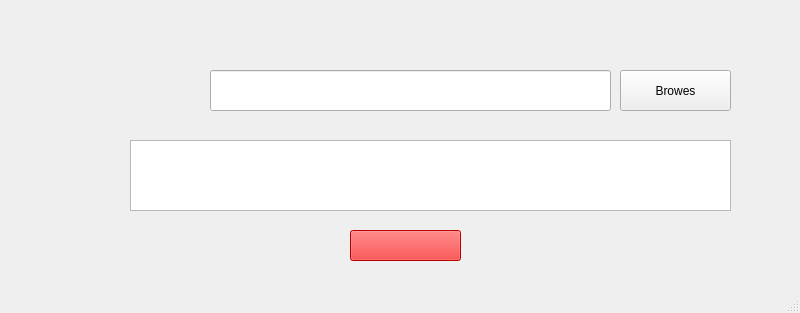
<?xml version="1.0" encoding="UTF-8"?>
<ui version="4.0">
 <class>MainWindow</class>
 <widget class="QMainWindow" name="MainWindow">
  <property name="geometry">
   <rect>
    <x>0</x>
    <y>0</y>
    <width>800</width>
    <height>313</height>
   </rect>
  </property>
  <property name="windowTitle">
   <string>MainWindow</string>
  </property>
  <property name="styleSheet">
   <string notr="true">*{
border-radius: 18px;
}
QToolTip
{
    background-color: black;
    color: white;
    padding: 0.5ex;
}

QWidget
{
    color: #31363B;
    background-color: #EFF0F1;
    selection-background-color:#33A4DF;
    selection-color: #31363B;
    background-clip: border;
    border-image: none;
    border: 0px transparent black;
    outline: 0;
}

QWidget:item:hover
{
    background-color: #33A4DF;
    color: #31363B;
}

QWidget:item:selected
{
    background-color: #33A4DF;
}


QCheckBox
{
    spacing: 0.5ex;
    outline: none;
    color: #31363B;
    margin-bottom: 0.2ex;
    opacity: 200;
}

QCheckBox:disabled
{
    color: #BAB9B8;
}

QGroupBox::indicator
{
    margin-left: 0.2ex;
    margin-left: 0.2ex;
}

QCheckBox::indicator:unchecked,
QCheckBox::indicator:unchecked:focus
{
    border-image: url(:/light/checkbox_unchecked_disabled.svg);
}

QCheckBox::indicator:unchecked:hover,
QCheckBox::indicator:unchecked:pressed,
QGroupBox::indicator:unchecked:hover,
QGroupBox::indicator:unchecked:focus,
QGroupBox::indicator:unchecked:pressed
{
    border: none;
    border-image: url(:/light/checkbox_unchecked-hover.svg);
}

QCheckBox::indicator:checked
{
    border-image: url(:/light/checkbox_checked.svg);
}

QCheckBox::indicator:checked:focus,
QCheckBox::indicator:checked:pressed,
QGroupBox::indicator:checked:focus,
QGroupBox::indicator:checked:pressed
{
    border: none;
    border-image: url(:/light/checkbox_checked.svg);
}

QCheckBox::indicator:checked:hover,
QGroupBox::indicator:checked:hover
{
    border-image: url(:/light/checkbox_checked-hover.svg);
}

QCheckBox::indicator:indeterminate
{
    border-image: url(:/light/checkbox_indeterminate.svg);
}

QCheckBox::indicator:indeterminate:hover
{
    border-image: url(:/light/checkbox_indeterminate-hover.svg);
}

QCheckBox::indicator:indeterminate:focus,
QCheckBox::indicator:indeterminate:pressed
{
}

QCheckBox::indicator:indeterminate:disabled
{
    border-image: url(:/light/checkbox_indeterminate_disabled.svg);
}

QCheckBox::indicator:checked:disabled,
QGroupBox::indicator:checked:disabled
{
    border-image: url(:/light/checkbox_checked_disabled.svg);
}

QCheckBox::indicator:unchecked:disabled,
QGroupBox::indicator:unchecked:disabled
{
    border-image: url(:/light/checkbox_unchecked_disabled.svg);
}

QRadioButton
{
    spacing: 0.5ex;
    outline: none;
    color: #31363B;
    margin-bottom: 0.2ex;
}

QRadioButton:disabled
{
    color: #BAB9B8;
}

QRadioButton::indicator:unchecked,
QRadioButton::indicator:unchecked:focus
{
    border-image: url(:/light/radio_unchecked_disabled.svg);
}

QRadioButton::indicator:unchecked:hover,
QRadioButton::indicator:unchecked:pressed
{
    border: none;
    outline: none;
    border-image: url(:/light/radio_unchecked-hover.svg);
}

QRadioButton::indicator:checked
{
    border: none;
    outline: none;
    border-image: url(:/light/radio_checked.svg);
}

QRadioButton::indicator:checked:focus,
QRadioButton::indicator:checked:pressed
{
    border: none;
    outline: none;
    border-image: url(:/light/radio_checked.svg);
}

QRadioButton::indicator:checked:hover
{
    border-image: url(:/light/radio_checked-hover.svg);
}

QRadioButton::indicator:checked:disabled
{
    outline: none;
    border-image: url(:/light/radio_checked_disabled.svg);
}

QRadioButton::indicator:unchecked:disabled
{
    border-image: url(:/light/radio_unchecked_disabled.svg);
}

QMenuBar
{
    background-color: #EFF0F1;
    color: #31363B;
}

QMenuBar::item
{
    background: transparent;
}

QMenuBar::item:selected
{
    background: transparent;
    border: 0.1ex solid #BAB9B8;
}

QMenuBar::item:pressed
{
    border: 0.1ex solid #BAB9B8;
    background-color: #33A4DF;
    color: #31363B;
    margin-bottom: -0.1ex;
    padding-bottom: 0.1ex;
}

QMenu
{
    border: 0.1ex solid #BAB9B8;
    color: #31363B;
    margin: 0.2ex;
}

QMenu::icon
{
    margin: 0.5ex;
}

QMenu::item
{
    padding: 0.5ex 3ex 0.5ex 3ex;
    margin-left: 0.5ex;
    border: 0.1ex solid transparent; /* reserve space for selection border */
}

QMenu::item:selected
{
    color: #31363B;
}

QMenu::separator
{
    height: 0.2ex;
    background: lightblue;
    margin-left: 1ex;
    margin-right: 0.5ex;
}

/* non-exclusive indicator = check box style indicator
   (see QActionGroup::setExclusive) */
QMenu::indicator:non-exclusive:unchecked
{
    border-image: url(:/light/checkbox_unchecked_disabled.svg);
}

QMenu::indicator:non-exclusive:unchecked:selected
{
    border-image: url(:/light/checkbox_unchecked_disabled.svg);
}

QMenu::indicator:non-exclusive:checked
{
    border-image: url(:/light/checkbox_checked.svg);
}

QMenu::indicator:non-exclusive:checked:selected
{
    border-image: url(:/light/checkbox_checked.svg);
}

/* exclusive indicator = radio button style indicator (see QActionGroup::setExclusive) */
QMenu::indicator:exclusive:unchecked
{
    border-image: url(:/light/radio_unchecked_disabled.svg);
}

QMenu::indicator:exclusive:unchecked:selected
{
    border-image: url(:/light/radio_unchecked_disabled.svg);
}

QMenu::indicator:exclusive:checked
{
    border-image: url(:/light/radio_checked.svg);
}

QMenu::indicator:exclusive:checked:selected
{
    border-image: url(:/light/radio_checked.svg);
}

QMenu::right-arrow
{
    margin: 0.5ex;
    border-image: url(:/light/right_arrow.svg);
    width: 0.6ex;
    height: 0.9ex;
}


QWidget:disabled
{
    color: #454545;
    background-color: #EFF0F1;
}

QAbstractItemView
{
    alternate-background-color: #EFF0F1;
    color: #31363B;
    border: 0.1ex solid 3A3939;
    border-radius: 0.2ex;
}

QWidget:focus,
QMenuBar:focus
{
    border: 0.1ex solid #33A4DF;
}

QTabWidget:focus,
QCheckBox:focus,
QRadioButton:focus,
QSlider:focus
{
    border: none;
}

QLineEdit
{
    background-color: #FCFCFC;
    padding: 0.5ex;
    border-style: solid;
    border: 0.1ex solid #BAB9B8;
    border-radius: 0.2ex;
    color: #31363B;
}

QGroupBox
{
    border: 0.1ex solid #BAB9B8;
    border-radius: 0.2ex;
    padding-top: 1ex;
    margin-top: 1ex;
}

QGroupBox::title
{
    subcontrol-origin: margin;
    subcontrol-position: top center;
    padding-left: 0.1ex;
    padding-right: 0.1ex;
    margin-top: -0.7ex;
}

QAbstractScrollArea
{
    border-radius: 0.2ex;
    border: 0.1ex solid #BAB9B8;
    background-color: transparent;
}

QScrollBar:horizontal
{
    height: 1.5ex;
    margin: 0.3ex 1.5ex 0.3ex 1.5ex;
    border: 0.1ex transparent #2A2929;
    border-radius: 0.4ex;
    background-color: #2A2929;
}

QScrollBar::handle:horizontal
{
    background-color: #605F5F;
    min-width: 0.5ex;
    border-radius: 0.4ex;
}

QScrollBar::add-line:horizontal
{
    margin: 0ex 0.3ex 0ex 0.3ex;
    border-image: url(:/light/right_arrow_disabled.svg);
    width: 1ex;
    height: 1ex;
    subcontrol-position: right;
    subcontrol-origin: margin;
}

QScrollBar::sub-line:horizontal
{
    margin: 0px 0.3ex 0px 0.3ex;
    border-image: url(:/light/left_arrow_disabled.svg);
    height: 1ex;
    width: 1ex;
    subcontrol-position: left;
    subcontrol-origin: margin;
}

QScrollBar::add-line:horizontal:hover,QScrollBar::add-line:horizontal:on
{
    border-image: url(:/light/right_arrow.svg);
    width: 1ex;
    height: 1ex;
    subcontrol-position: right;
    subcontrol-origin: margin;
}


QScrollBar::sub-line:horizontal:hover, QScrollBar::sub-line:horizontal:on
{
    border-image: url(:/light/left_arrow.svg);
    width: 1ex;
    height: 1ex;
    subcontrol-position: left;
    subcontrol-origin: margin;
}

QScrollBar::up-arrow:horizontal, QScrollBar::down-arrow:horizontal
{
    background: none;
}


QScrollBar::add-page:horizontal, QScrollBar::sub-page:horizontal
{
    background: none;
}

QScrollBar:vertical
{
    background-color: #2A2929;
    width: 1.5ex;
    margin: 1.5ex 0.3ex 1.5ex 0.3ex;
    border: 0.1ex transparent #2A2929;
    border-radius: 0.4ex;
}

QScrollBar::handle:vertical
{
    background-color: #605F5F;
    min-height: 0.5ex;
    border-radius: 0.4ex;
}

QScrollBar::sub-line:vertical
{
    margin: 0.3ex 0ex 0.3ex 0ex;
    border-image: url(:/light/up_arrow_disabled.svg);
    height: 1ex;
    width: 1ex;
    subcontrol-position: top;
    subcontrol-origin: margin;
}

QScrollBar::add-line:vertical
{
    margin: 0.3ex 0ex 0.3ex 0ex;
    border-image: url(:/light/down_arrow_disabled.svg);
    height: 1ex;
    width: 1ex;
    subcontrol-position: bottom;
    subcontrol-origin: margin;
}

QScrollBar::sub-line:vertical:hover,
QScrollBar::sub-line:vertical:on
{

    border-image: url(:/light/up_arrow.svg);
    height: 1ex;
    width: 1ex;
    subcontrol-position: top;
    subcontrol-origin: margin;
}


QScrollBar::add-line:vertical:hover,
QScrollBar::add-line:vertical:on
{
    border-image: url(:/light/down_arrow.svg);
    height: 1ex;
    width: 1ex;
    subcontrol-position: bottom;
    subcontrol-origin: margin;
}

QScrollBar::up-arrow:vertical,
QScrollBar::down-arrow:vertical
{
    background: none;
}


QScrollBar::add-page:vertical,
QScrollBar::sub-page:vertical
{
    background: none;
}

QTextEdit
{
    background-color: #EFF0F1;
    color: #31363B;
    border: 0.1ex solid #BAB9B8;
}

QPlainTextEdit
{
    background-color: #EFF0F1;
    color: #31363B;
    border-radius: 0.2ex;
    border: 0.1ex solid #BAB9B8;
}

QHeaderView::section
{
    background-color: #BAB9B8;
    color: #31363B;
    padding: 0.5ex;
    border: 0.1ex solid #BAB9B8;
}

QSizeGrip
{
    border-image: url(:/light/sizegrip.svg);
    width: 1.2ex;
    height: 1.2ex;
}

QMainWindow::separator
{
    background-color: #EFF0F1;
    color: white;
    padding-left: 0.4ex;
    spacing: 0.2ex;
    border: 0.1ex dashed #BAB9B8;
}

QMainWindow::separator:hover
{

    background-color: #787876;
    color: white;
    padding-left: 0.4ex;
    border: 0.1ex solid #BAB9B8;
    spacing: 0.2x;
}

QMenu::separator
{
    height: 0.1ex;
    background-color: #BAB9B8;
    color: white;
    padding-left: 0.4ex;
    margin-left: 1ex;
    margin-right: 0.5ex;
}

QFrame[frameShape=&quot;2&quot;],  /* QFrame::Panel == 0x0003 */
QFrame[frameShape=&quot;3&quot;],  /* QFrame::WinPanel == 0x0003 */
QFrame[frameShape=&quot;4&quot;],  /* QFrame::HLine == 0x0004 */
QFrame[frameShape=&quot;5&quot;],  /* QFrame::VLine == 0x0005 */
QFrame[frameShape=&quot;6&quot;]  /* QFrame::StyledPanel == 0x0006 */
{
    border-width: 0.1ex;
    padding: 0.1ex;
    border-style: solid;
    border-color: #EFF0F1;
    background-color: #bcbfc2;
    border-radius: 0.5ex;
}

QStackedWidget
{
    border: 0.1ex transparent black;
}

QToolBar
{
    border: 0.1ex transparent #393838;
    background: 0.1ex solid #EFF0F1;
    font-weight: bold;
}

QToolBar::handle:horizontal
{
    border-image: url(:/light/hmovetoolbar.svg);
    width = 1.6ex;
    height = 6.4ex;
}

QToolBar::handle:vertical
{
    border-image: url(:/light/vmovetoolbar.svg);
    width = 5.4ex;
    height = 1ex;
}

QToolBar::separator:horizontal
{
    border-image: url(:/light/hsepartoolbar.svg);
    width = 0.7ex;
    height = 6.3ex;
}

QToolBar::separator:vertical
{
    border-image: url(:/light/vsepartoolbars.svg);
    width = 6.3ex;
    height = 0.7ex;
}

QPushButton
{
    color: #31363B;
    background-color: qlineargradient(x1: 0.5, y1: 0.5 x2: 0.5, y2: 1, stop: 0 #EFF0F1, stop: 0.5 #eaebec);
    border-width: 0.1ex;
    border-color: #BAB9B8;
    border-style: solid;
    padding: 0.5ex;
    border-radius: 0.2ex;
    outline: none;
}

QPushButton:disabled
{
    background-color: #e0e1e2;
    border-width: 0.1ex;
    border-color: #b4b4b4;
    border-style: solid;
    padding-top: 0.5ex;
    padding-bottom: 0.5ex;
    padding-left: 1ex;
    padding-right: 1ex;
    border-radius: 0.2ex;
    color: #b4b4b4;
}

QPushButton:focus
{
    color: black;
}

QComboBox
{
    selection-background-color: #33A4DF;
    border-style: solid;
    border: 0.1ex solid #BAB9B8;
    border-radius: 0.2ex;
    padding: 0.5ex;
    min-width: 7.5ex;
}

QPushButton:checked
{
    background-color: #BAB9B8;
    border-color: #6A6969;
}

QComboBox:hover,
QAbstractSpinBox:hover,
QLineEdit:hover,
QTextEdit:hover,
QPlainTextEdit:hover,
QAbstractView:hover,
QTreeView:hover
{
    border: 0.1ex solid #33A4DF;
    color: #31363B;
}

QComboBox:hover:pressed,
QPushButton:hover:pressed,
QAbstractSpinBox:hover:pressed,
QLineEdit:hover:pressed,
QTextEdit:hover:pressed,
QPlainTextEdit:hover:pressed,
QAbstractView:hover:pressed,
QTreeView:hover:pressed
{
    background-color: #EFF0F1;
}

QComboBox:on
{
    padding-top: 0.3ex;
    padding-left: 0.4ex;
    selection-background-color: #4a4a4a;
}

QComboBox QAbstractItemView
{
    background-color: #FCFCFC;
    border-radius: 0.2ex;
    border: 0.1ex solid #BAB9B8;
    selection-background-color: #33A4DF;
}

QComboBox::drop-down
{
    subcontrol-origin: padding;
    subcontrol-position: top right;
    width: 1.5ex;

    border-left-width: 0ex;
    border-left-color: darkgray;
    border-left-style: solid;
    border-top-right-radius: 0.3ex;
    border-bottom-right-radius: 0.3ex;
}

QComboBox::down-arrow
{
    border-image: url(:/light/down_arrow_disabled.svg);
    width: 0.9ex;
    height: 0.6ex;
}

QComboBox::down-arrow:on,
QComboBox::down-arrow:hover,
QComboBox::down-arrow:focus
{
    border-image: url(:/light/down_arrow.svg);
    width: 0.9ex;
    height: 0.6ex;
}

QAbstractSpinBox
{
    padding: 0.5ex;
    border: 0.1ex solid #BAB9B8;
    background-color: #D9D8D7;
    color: #31363B;
    border-radius: 0.2ex;
    min-width: 7.5ex;
}

QAbstractSpinBox:up-button
{
    background-color: transparent;
    subcontrol-origin: border;
    subcontrol-position: center right;
}

QAbstractSpinBox:down-button
{
    background-color: transparent;
    subcontrol-origin: border;
    subcontrol-position: center left;
}

QAbstractSpinBox::up-arrow,
QAbstractSpinBox::up-arrow:disabled,
QAbstractSpinBox::up-arrow:off
{
    border-image: url(:/light/up_arrow_disabled.svg);
    width: 0.9ex;
    height: 0.6ex;
}

QAbstractSpinBox::up-arrow:hover
{
    border-image: url(:/light/up_arrow.svg);
    width: 0.9ex;
    height: 0.6ex;
}

QAbstractSpinBox::down-arrow,
QAbstractSpinBox::down-arrow:disabled,
QAbstractSpinBox::down-arrow:off
{
    border-image: url(:/light/down_arrow_disabled.svg);
    width: 0.9ex;
    height: 0.6ex;
}

QAbstractSpinBox::down-arrow:hover
{
    border-image: url(:/light/down_arrow.svg);
    width: 0.9ex;
    height: 0.6ex;
}

QLabel
{
    border: 0ex solid black;
}

QTabWidget{
    border: 0.1ex solid #BAB9B8;
}

/* BORDERS */
QTabWidget::pane
{
    padding: 0.5ex;
    margin: 0.1ex;
}

QTabWidget::pane:top
{
    border: 0.1ex solid #BAB9B8;
    top: -0.1ex;
}

QTabWidget::pane:bottom
{
    border: 0.1ex solid #BAB9B8;
    bottom: -0.1ex;
}

QTabWidget::pane:left
{
    border: 0.1ex solid #BAB9B8;
    right: -0.1ex;
}

QTabWidget::pane:right
{
    border: 0.1ex solid #BAB9B8;
    left: -0.1ex;
}

QTabBar
{
    qproperty-drawBase: 0;
    left: 0.5ex; /* move to the right by 0.5ex */
    border-radius: 0.3ex;
}

QTabBar:focus
{
    border: 0ex transparent black;
}

QTabBar::close-button
{
    border-image: url(:/light/close.svg);
    width: 1.2ex;
    height: 1.2ex;
    background: transparent;
}

QTabBar::close-button:hover
{
    border-image: url(:/light/close-hover.svg);
    width: 1.2ex;
    height: 1.2ex;
    background: transparent;
}

QTabBar::close-button:pressed
{
    border-image: url(:/light/close-pressed.svg);
    width: 1.2ex;
    height: 1.2ex;
    background: transparent;
}

/* TOP TABS */
QTabBar::tab:top
{
    color: #31363B;
    border: 0.1ex transparent black;
    border-left: 0.1ex solid #BAB9B8;
    border-top: 0.1ex solid #BAB9B8;
    background-color: #EFF0F1;
    padding: 0.5ex;
    min-width: 5ex;
    border-top-left-radius: 0.2ex;
    border-top-right-radius: 0.2ex;
}

QTabBar::tab:top:last,
QTabBar::tab:top:only-one
{
    color: #31363B;
    border: 0.1ex transparent black;
    border-left: 0.1ex solid #BAB9B8;
    border-right: 0.1ex solid #BAB9B8;
    border-top: 0.1ex solid #BAB9B8;
    background-color: #EFF0F1;
    padding: 0.5ex;
    min-width: 5ex;
    border-top-left-radius: 0.2ex;
    border-top-right-radius: 0.2ex;
}

QTabBar::tab:top:!selected
{
    color: #31363B;
    background-color: #D9D8D7;
    border: 0.1ex transparent black;
    border-left: 0.1ex solid #BAB9B8;
    border-top-left-radius: 0.2ex;
    border-top-right-radius: 0.2ex;
}

QTabBar::tab:top:first:!selected
{
    color: #31363B;
    background-color: #D9D8D7;
    border: 0.1ex transparent black;
    border-top-left-radius: 0.2ex;
    border-top-right-radius: 0.2ex;
}

QTabBar::tab:top:!selected:hover
{
    background-color: rgba(61, 173, 232, 0.1);
    border: 0.1ex rgba(61, 173, 232, 0.1);
    border-left: 0.1ex solid #BAB9B8;
}

QTabBar::tab:top:!selected:first:hover
{
    background-color: rgba(61, 173, 232, 0.1);
    border: 0.1ex rgba(61, 173, 232, 0.1);
}

/* BOTTOM TABS */
QTabBar::tab:bottom
{
    color: #31363B;
    border: 0.1ex transparent black;
    border-left: 0.1ex solid #BAB9B8;
    border-bottom: 0.1ex solid #BAB9B8;
    background-color: #EFF0F1;
    padding: 0.5ex;
    border-bottom-left-radius: 0.2ex;
    border-bottom-right-radius: 0.2ex;
    min-width: 5ex;
}

QTabBar::tab:bottom:last,
QTabBar::tab:bottom:only-one
{
    color: #31363B;
    border: 0.1ex transparent black;
    border-left: 0.1ex solid #BAB9B8;
    border-right: 0.1ex solid #BAB9B8;
    border-bottom: 0.1ex solid #BAB9B8;
    background-color: #EFF0F1;
    padding: 0.5ex;
    border-bottom-left-radius: 0.2ex;
    border-bottom-right-radius: 0.2ex;
    min-width: 5ex;
}

QTabBar::tab:bottom:!selected
{
    color: #31363B;
    background-color: #D9D8D7;
    border: 0.1ex transparent black;
    border-left: 0.1ex solid #BAB9B8;
    border-bottom-left-radius: 0.2ex;
    border-bottom-right-radius: 0.2ex;
}

QTabBar::tab:bottom:first:!selected
{
    color: #31363B;
    background-color: #D9D8D7;
    border: 0.1ex transparent black;
    border-bottom-left-radius: 0.2ex;
    border-bottom-right-radius: 0.2ex;
}

QTabBar::tab:bottom:!selected:hover
{
    background-color: rgba(61, 173, 232, 0.1);
    border: 0.1ex rgba(61, 173, 232, 0.1);
    border-left: 0.1ex solid #BAB9B8;
}

QTabBar::tab:bottom:!selected:first:hover
{
    background-color: rgba(61, 173, 232, 0.1);
    border: 0.1ex rgba(61, 173, 232, 0.1);
}

/* LEFT TABS */
QTabBar::tab:left
{
    color: #31363B;
    border: 0.1ex transparent black;
    border-top: 0.1ex solid #BAB9B8;
    border-right: 0.1ex solid #BAB9B8;
    background-color: #EFF0F1;
    padding: 0.5ex;
    border-top-right-radius: 0.2ex;
    border-bottom-right-radius: 0.2ex;
    min-height: 5ex;
}

QTabBar::tab:left:last,
QTabBar::tab:left:only-one
{
    color: #31363B;
    border: 0.1ex transparent black;
    border-top: 0.1ex solid #BAB9B8;
    border-bottom: 0.1ex solid #BAB9B8;
    border-right: 0.1ex solid #BAB9B8;
    background-color: #EFF0F1;
    padding: 0.5ex;
    border-top-right-radius: 0.2ex;
    border-bottom-right-radius: 0.2ex;
    min-height: 5ex;
}

QTabBar::tab:left:!selected
{
    color: #31363B;
    background-color: #D9D8D7;
    border: 0.1ex transparent black;
    border-top: 0.1ex solid #BAB9B8;
    border-top-right-radius: 0.2ex;
    border-bottom-right-radius: 0.2ex;
}

QTabBar::tab:left:!selected:hover
{
    background-color: rgba(61, 173, 232, 0.1);
    border: 0.1ex rgba(61, 173, 232, 0.1);
    border-top: 0.1ex solid #BAB9B8;
}

QTabBar::tab:left:!selected:first:hover
{
    background-color: rgba(61, 173, 232, 0.1);
    border: 0.1ex rgba(61, 173, 232, 0.1);
}

/* RIGHT TABS */
QTabBar::tab:right
{
    color: #31363B;
    border: 0.1ex transparent black;
    border-top: 0.1ex solid #BAB9B8;
    border-left: 0.1ex solid #BAB9B8;
    background-color: #D9D8D7;
    padding: 0.5ex;
    border-top-left-radius: 0.2ex;
    border-bottom-left-radius: 0.2ex;
    min-height: 5ex;
}

QTabBar::tab:right:last,
QTabBar::tab:right:only-one
{
    color: #31363B;
    border: 0.1ex transparent black;
    border-top: 0.1ex solid #BAB9B8;
    border-bottom: 0.1ex solid #BAB9B8;
    border-left: 0.1ex solid #BAB9B8;
    background-color: #D9D8D7;
    padding: 0.5ex;
    border-top-left-radius: 0.2ex;
    border-bottom-left-radius: 0.2ex;
    min-height: 5ex;
}

QTabBar::tab:right:!selected
{
    color: #31363B;
    background-color: #54575B;
    border: 0.1ex transparent black;
    border-top: 0.1ex solid #BAB9B8;
    border-top-left-radius: 0.2ex;
    border-bottom-left-radius: 0.2ex;
}

QTabBar::tab:right:!selected:hover
{
    background-color: rgba(61, 173, 232, 0.1);
    border: 0.1ex rgba(61, 173, 232, 0.1);
    border-top: 0.1ex solid #BAB9B8;
}

QTabBar::tab:right:!selected:first:hover
{
    background-color: rgba(61, 173, 232, 0.1);
    border: 0.1ex rgba(61, 173, 232, 0.1);
}

QTabBar QToolButton::right-arrow:enabled
{
    border-image: url(:/light/right_arrow.svg);
}

QTabBar QToolButton::left-arrow:enabled
{
    border-image: url(:/light/left_arrow.svg);
}

QTabBar QToolButton::right-arrow:disabled
{
    border-image: url(:/light/right_arrow_disabled.svg);
}

QTabBar QToolButton::left-arrow:disabled
{
    border-image: url(:/light/left_arrow_disabled.svg);
}

QDockWidget
{
    background: #EFF0F1;
    border: 0.1ex solid #403F3F;
    titlebar-close-icon: url(:/light/transparent.svg);
    titlebar-normal-icon: url(:/light/transparent.svg);
}

QDockWidget::close-button,
QDockWidget::float-button
{
    border: 0.1ex solid transparent;
    border-radius: 0.2ex;
    background: transparent;
}


QDockWidget::float-button
{
    border-image: url(:/dark/undock.svg);
}

QDockWidget::float-button:hover
{
    border-image: url(:/dark/undock-hover.svg) ;
}

QDockWidget::close-button
{
    border-image: url(:/dark/close.svg) ;
}

QDockWidget::close-button:hover
{
    border-image: url(:/dark/close-hover.svg) ;
}

QDockWidget::close-button:pressed
{
    border-image: url(:/dark/close-pressed.svg) ;
}

QTreeView,
QListView
{
    border: 0.1ex solid #BAB9B8;
    background-color: #FCFCFC;
}


QTreeView::branch:has-siblings:!adjoins-item
{
    border-image: url(:/light/stylesheet-vline.svg) 0;
}

QTreeView::branch:has-siblings:adjoins-item
{
    border-image: url(:/light/stylesheet-branch-more.svg) 0;
}

QTreeView::branch:!has-children:!has-siblings:adjoins-item
{
    border-image: url(:/light/stylesheet-branch-end.svg) 0;
}

QTreeView::branch:has-children:!has-siblings:closed,
QTreeView::branch:closed:has-children:has-siblings
{
    border-image: url(:/light/stylesheet-branch-end-closed.svg) 0;
    image: url(:/light/branch_closed.svg);
}

QTreeView::branch:open:has-children:!has-siblings,
QTreeView::branch:open:has-children:has-siblings
{
    border-image: url(:/light/stylesheet-branch-end-open.svg) 0;
    image: url(:/light/branch_open.svg);
}

QTableView::item,
QListView::item,
QTreeView::item
{
    padding: 0.3ex;
}

QTableView::item:!selected:hover,
QListView::item:!selected:hover,
QTreeView::item:!selected:hover
{
    background-color: rgba(61, 173, 232, 0.1);
    outline: 0;
    color: #31363B;
    padding: 0.3ex;
}

QSlider::groove:horizontal
{
    border: 0.1ex solid #EFF0F1;
    height: 0.4ex;
    background: #9CA0A4;
    margin: 0px;
    border-radius: 0.2ex;
}

QSlider::handle:horizontal
{
    background: #D9D8D7;
    border: 0.1ex solid #BABEC2;
    width: 1.6ex;
    height: 1.6ex;
    margin: -0.8ex 0;
    border-radius: 0.9ex;
}

QSlider::groove:vertical
{
    border: 0.1ex solid #EFF0F1;
    width: 0.4ex;
    background: #9CA0A4;
    margin: 0ex;
    border-radius: 0.3ex;
}

QSlider::handle:vertical
{
    background: #D9D8D7;
    border: 0.1ex solid #BABEC2;
    width: 1.6ex;
    height: 1.6ex;
    margin: 0 -0.8ex;
    border-radius: 0.9ex;
}

QSlider::handle:horizontal:focus,
QSlider::handle:vertical:focus
{
    border: 0.1ex solid #33A4DF;
}

QSlider::handle:horizontal:hover,
QSlider::handle:vertical:hover
{
    border: 0.1ex solid #51c2fc;
}

QSlider::sub-page:horizontal,
QSlider::add-page:vertical
{
    background: #33A4DF;
    border-radius: 0.3ex;
}

QSlider::add-page:horizontal,
QSlider::sub-page:vertical
{
    background: #BABEC2;
    border-radius: 0.3ex;
}

QToolButton
{
    background-color: transparent;
    border: 0.1ex solid #BAB9B8;
    border-radius: 0.2ex;
    margin: 0.3ex;
    padding: 0.5ex;
}

QToolButton[popupMode=&quot;1&quot;] /* only for MenuButtonPopup */
{
    padding-right: 2ex; /* make way for the popup button */
}

QToolButton[popupMode=&quot;2&quot;] /* only for InstantPopup */
{
    padding-right: 1ex; /* make way for the popup button */
}

QToolButton::menu-indicator
{
    border-image: url(:/light/down_arrow.svg);
    top: -0.7ex; left: -0.2ex; /* shift it a bit */
    width = 0.9ex;
    height = 0.6ex;
}

QToolButton::menu-arrow
{
    border-image: url(:/light/down_arrow.svg);
    width = 0.9ex;
    height = 0.6ex;
}

QToolButton:hover,
QToolButton::menu-button:hover
{
    background-color: transparent;
    border: 0.1ex solid #33A4DF;
}

QToolButton:checked,
QToolButton:pressed,
QToolButton::menu-button:pressed
{
    background-color: #47b8fc;
    border: 0.1ex solid #47b8fc;
    padding: 0.5ex;
}

QToolButton::menu-button
{
    border: 0.1ex solid #BAB9B8;
    border-top-right-radius: 6px;
    border-bottom-right-radius: 6px;
    /* 1ex width + 0.4ex for border + no text = 2ex allocated above */
    width: 1ex;
    padding: 0.5ex;
    outline: none;
}

QToolButton::menu-arrow:open
{
    border: 0.1ex solid #BAB9B8;
}

QPushButton::menu-indicator
{
    subcontrol-origin: padding;
    subcontrol-position: bottom right;
    left: 0.8ex;
}

QTableView
{
    border: 0.1ex solid #BAB9B8;
    gridline-color: #BAB9B8;
    background-color: #FCFCFC;
}


QTableView,
QHeaderView
{
    border-radius: 0px;
}

QTableView::item:pressed
{
    background: #33A4DF;
    color: #31363B;
}

QTableView::item:selected:active
{
    background: #33A4DF;
    color: #31363B;
}

QTableView::item:selected:hover
{
    background-color: #47b8f3;
    color: #31363B;
}

QListView::item:pressed,
QTreeView::item:pressed
{
    background: #3daee9;
    color: #31363B;
}

QTreeView::item:selected:active,
QListView::item:selected:active
{
    background: #3daee9;
    color: #31363B;
}

QListView::item:selected:hover,
QTreeView::item:selected:hover
{
    background-color: #51c2fc;
    color: #31363B;
}


QHeaderView
{
    background-color: #EFF0F1;
    border: 0.1ex transparent;
    border-radius: 0px;
    margin: 0px;
    padding: 0px;

}

QHeaderView::section
{
    background-color: #EFF0F1;
    color: #31363B;
    padding: 0.5ex;
    border: 0.1ex solid #BAB9B8;
    border-radius: 0px;
    text-align: center;
}

QHeaderView::section::vertical::first,
QHeaderView::section::vertical::only-one
{
    border-top: 0.1ex solid #BAB9B8;
}

QHeaderView::section::vertical
{
    border-top: transparent;
}

QHeaderView::section::horizontal::first, QHeaderView::section::horizontal::only-one
{
    border-left: 0.1ex solid #BAB9B8;
}

QHeaderView::section::horizontal
{
    border-left: transparent;
}


QHeaderView::section:checked

 {
    color: black;
    background-color: #b9dae7;
 }

 /* style the sort indicator */
QHeaderView::down-arrow
{
    image: url(:/light/down_arrow.svg);
}

QHeaderView::up-arrow
{
    image: url(:/light/up_arrow.svg);
}

QTableCornerButton::section
{
    background-color: #EFF0F1;
    border: 0.1ex transparent #BAB9B8;
    border-radius: 0px;
}

QToolBox
{
    padding: 0.5ex;
    border: 0.1ex transparent black;
}

QToolBox:selected
{
    background-color: #EFF0F1;
    border-color: #33A4DF;
}

QToolBox:hover
{
    border-color: #33A4DF;
}

QStatusBar::item
{
    border: 0px transparent dark;
}

QSplitter::handle
{
    border: 0.1ex dashed #BAB9B8;
}

QSplitter::handle:hover
{
    background-color: #787876;
    border: 0.1ex solid #BAB9B8;
}

QSplitter::handle:horizontal
{
    width: 0.1ex;
}

QSplitter::handle:vertical
{
    height: 0.1ex;
}

QProgressBar:horizontal
{
    background-color: #BABEC2;
    border: 0.1ex solid #EFF0F1;
    border-radius: 0.3ex;
    height: 0.5ex;
    text-align: right;
    margin-top: 0.5ex;
    margin-bottom: 0.5ex;
    margin-right: 5ex;
    padding: 0px;
}

QProgressBar::chunk:horizontal
{
    background-color: #33A4DF;
    border: 0.1ex transparent;
    border-radius: 0.3ex;
}

QAbstractSpinBox
{
    background-color: #EFF0F1;
}

QSpinBox,
QDoubleSpinBox
{
    padding-right: 1.5ex;
}

QSpinBox::up-button,
QDoubleSpinBox::up-button
{
    subcontrol-origin: content;
    subcontrol-position: right top;

    width: 1.6ex;
    border-width: 0.1ex;
}

QSpinBox::up-arrow,
QDoubleSpinBox::up-arrow
{
    border-image: url(:/light/up_arrow.svg);
    width: 0.9ex;
    height: 0.6ex;
}

QSpinBox::up-arrow:hover,
QSpinBox::up-arrow:pressed,
QDoubleSpinBox::up-arrow:hover,
QDoubleSpinBox::up-arrow:pressed
{
    border-image: url(:/light/up_arrow-hover.svg);
    width: 0.9ex;
    height: 0.6ex;
}

QSpinBox::up-arrow:disabled,
QSpinBox::up-arrow:off,
QDoubleSpinBox::up-arrow:disabled,
QDoubleSpinBox::up-arrow:off
{
   border-image: url(:/light/up_arrow_disabled.svg);
}

QSpinBox::down-button,
QDoubleSpinBox::down-button
{
    subcontrol-origin: content;
    subcontrol-position: right bottom;

    width: 1.6ex;
    border-width: 0.1ex;
}

QSpinBox::down-arrow,
QDoubleSpinBox::down-arrow
{
    border-image: url(:/light/down_arrow.svg);
    width: 0.9ex;
    height: 0.6ex;
}

QSpinBox::down-arrow:hover,
QSpinBox::down-arrow:pressed,
QDoubleSpinBox::down-arrow:hover,
QDoubleSpinBox::down-arrow:pressed
{
    border-image: url(:/light/down_arrow-hover.svg);
    width: 0.9ex;
    height: 0.6ex;
}

QSpinBox::down-arrow:disabled,
QSpinBox::down-arrow:off,
QDoubleSpinBox::down-arrow:disabled,
QDoubleSpinBox::down-arrow:off
{
   border-image: url(:/light/down_arrow_disabled.svg);
}

QPushButton:hover
{
    border: 0.1ex solid #3daef3;
    color: #31363B;
}

QPushButton:focus
{
    background-color: qlineargradient(x1: 0.5, y1: 0.5 x2: 0.5, y2: 1, stop: 0 #4cbdff, stop: 0.5 #33a4e8);
    color: white;
}

QPushButton:focus:hover
{
    background-color: qlineargradient(x1: 0.5, y1: 0.5 x2: 0.5, y2: 1, stop: 0 #bedfec, stop: 0.5 #b9dae7);
    color: #31363B;
}

QPushButton:focus:pressed,
QPushButton:pressed
{
    background-color: qlineargradient(x1: 0.5, y1: 0.5 x2: 0.5, y2: 1, stop: 0 #bedfec, stop: 0.5 #b9dae7);
    color: #31363B;
}
</string>
  </property>
  <widget class="QWidget" name="centralwidget">
   <widget class="QLineEdit" name="lineEdit">
    <property name="geometry">
     <rect>
      <x>210</x>
      <y>70</y>
      <width>401</width>
      <height>41</height>
     </rect>
    </property>
   </widget>
   <widget class="QLabel" name="label">
    <property name="geometry">
     <rect>
      <x>10</x>
      <y>10</y>
      <width>111</width>
      <height>21</height>
     </rect>
    </property>
    <property name="text">
     <string/>
    </property>
    <property name="textFormat">
     <enum>Qt::RichText</enum>
    </property>
    <property name="pixmap">
     <pixmap>Resources/logoapp.png</pixmap>
    </property>
   </widget>
   <widget class="QLabel" name="label_2">
    <property name="geometry">
     <rect>
      <x>130</x>
      <y>75</y>
      <width>81</width>
      <height>31</height>
     </rect>
    </property>
    <property name="text">
     <string notr="true"/>
    </property>
    <property name="textFormat">
     <enum>Qt::MarkdownText</enum>
    </property>
    <property name="pixmap">
     <pixmap>Resources/select-file.png</pixmap>
    </property>
    <property name="scaledContents">
     <bool>false</bool>
    </property>
   </widget>
   <widget class="QPushButton" name="pushButton">
    <property name="geometry">
     <rect>
      <x>620</x>
      <y>70</y>
      <width>111</width>
      <height>41</height>
     </rect>
    </property>
    <property name="text">
     <string>Browes</string>
    </property>
    <property name="icon">
     <iconset>
      <normaloff>Resources/search.png</normaloff>Resources/search.png</iconset>
    </property>
   </widget>
   <widget class="QPlainTextEdit" name="plainTextEdit">
    <property name="geometry">
     <rect>
      <x>130</x>
      <y>140</y>
      <width>601</width>
      <height>71</height>
     </rect>
    </property>
    <property name="readOnly">
     <bool>true</bool>
    </property>
   </widget>
   <widget class="QPushButton" name="pushButton_2">
    <property name="geometry">
     <rect>
      <x>350</x>
      <y>230</y>
      <width>111</width>
      <height>31</height>
     </rect>
    </property>
    <property name="styleSheet">
     <string notr="true">QPushButton{
    background-color: #FF0000;
}
</string>
    </property>
    <property name="text">
     <string/>
    </property>
    <property name="icon">
     <iconset>
      <normaloff>Resources/start.png</normaloff>Resources/start.png</iconset>
    </property>
    <property name="iconSize">
     <size>
      <width>68</width>
      <height>32</height>
     </size>
    </property>
   </widget>
  </widget>
  <widget class="QMenuBar" name="menubar">
   <property name="geometry">
    <rect>
     <x>0</x>
     <y>0</y>
     <width>800</width>
     <height>21</height>
    </rect>
   </property>
  </widget>
  <widget class="QStatusBar" name="statusbar"/>
 </widget>
 <resources/>
 <connections/>
</ui>
